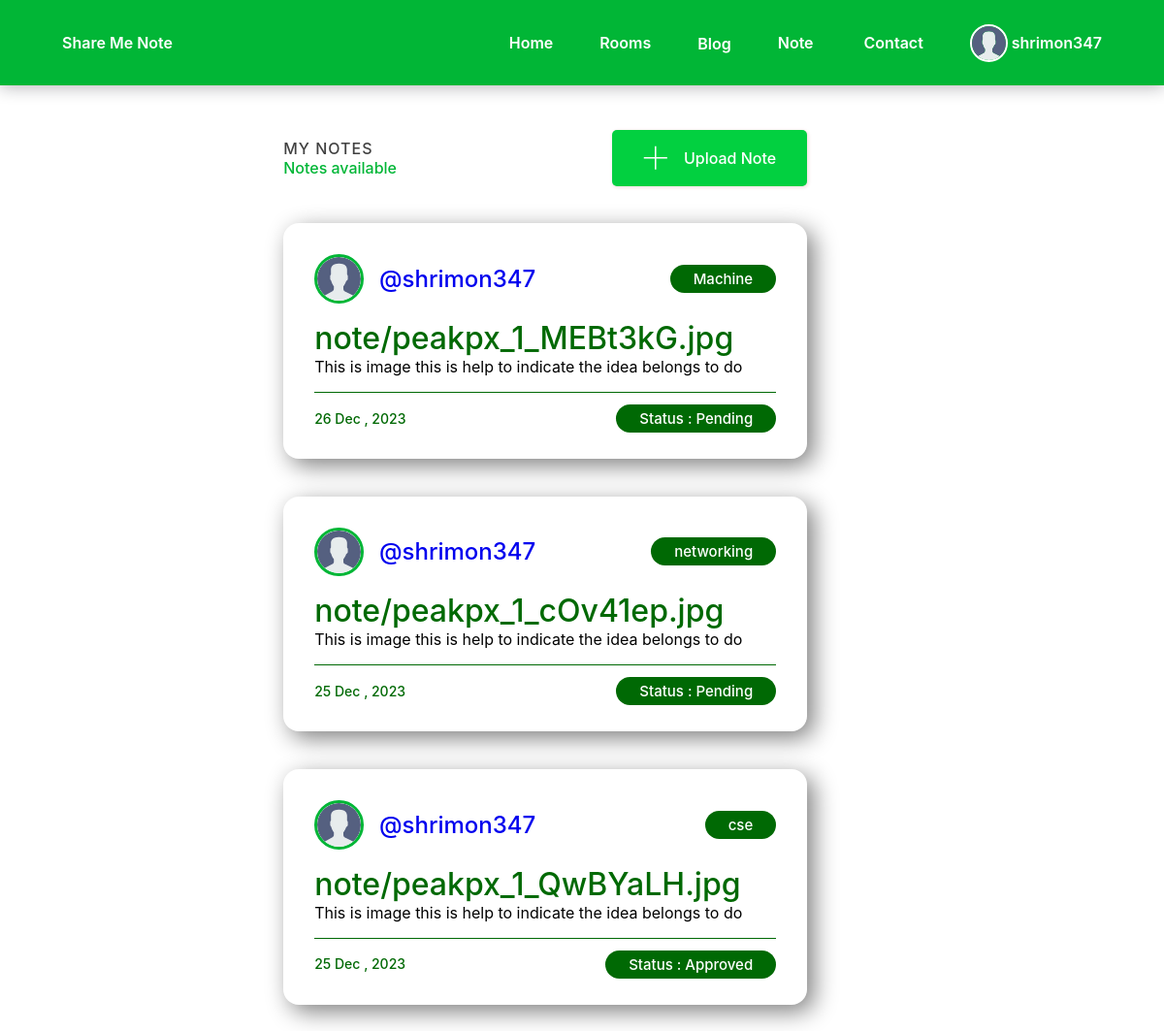
Screenshot of /my_notes/ (signed in) with the database file from the repository.
### base/models.py (models this page shows)
class User(AbstractUser):
    name = models.CharField(max_length=200, null=True)
    email = models.EmailField(unique=True, null=True)
    bio = models.TextField(null=True)
    follows = models.ManyToManyField("self", related_name="followed_by", symmetrical=False, blank=True)
    avatar = models.ImageField(null=True, default="avatar.svg")
    USERNAME_FIELD = 'email'
    REQUIRED_FIELDS = []

### note/models.py (models this page shows)
class Notes(models.Model):
    user = models.ForeignKey(User,on_delete=models.CASCADE)
    uploadingdate = models.DateField()
    branch = models.CharField(max_length=30,  choices = BRANCH_CHOICES, default = 'CSE')
    subject = models.CharField(max_length=30)
    notesfile = models.FileField(null=True,upload_to='note')
    filetype = models.CharField(max_length=30, choices = FILETYPE_CHOICES, default = 'pdf')
    description = models.CharField(max_length=200, null=True)
    status = models.BooleanField('Approved', default = False)
    update = models.DateTimeField(auto_now=True)
    created = models.DateTimeField(auto_now_add=True)
    class Meta:
        ordering = ['-update', '-created']
    def __str__(self):
        return self.subject

### note/views.py (the view)
# urls.py: path('my_notes/', views.my_notes, name="my_notes"),
def my_notes(request):
    if not request.user.is_authenticated:
        return redirect('login')
    user = User.objects.get(id=request.user.id)
    notes = Notes.objects.filter(user=user)
    print(notes)
    context = {'notes':notes}
    return render(request, 'note/my_notes.html',context)

### note/templates/note/my_notes.html (shortened to what this page needs)
{% extends 'main.html' %} {% block content %}
<main class="layout layout--3">
  <div class="container">
    <div class="roomList">
      <div class="roomList__header">
        <div>
          <h2>MY Notes</h2>
          <p>{{room_count}} Notes available</p>
        </div>
        <a class="btn btn--main" href="{% url 'upload_notes' %}">
          <svg
            version="1.1"
            xmlns="http://www.w3.org/2000/svg"
            width="32"
            height="32"
            viewBox="0 0 32 32"
          >
            <title>add</title>
            <path
              d="M16.943 0.943h-1.885v14.115h-14.115v1.885h14.115v14.115h1.885v-14.115h14.115v-1.885h-14.115v-14.115z"
            ></path>
          </svg>
          Upload Note
        </a>
      </div>
      {% for note in notes%}
      <div class="roomListRoom">
        <div class="roomListRoom__header">
          <a
            href="{% url 'user-profile' note.user.username %}"
            class="roomListRoom__author"
          >
            <div class="avatar avatar--small">
              <img src="{{note.user.avatar.url}}" />
            </div>
            <span>@{{note.user.username}}</span>
          </a>
          <div class="roomListRoom__actions">
            <span class="roomListRoom__topic" style="font-size:15px">{{note.subject}}</span>
          </div>
        </div>
        <div class="roomListRoom__content">
          <a href="{{note.notesfile.url}}" download>{{note.notesfile}}</a>
          <br />
          <p>{{note.description}}</p>
        </div>
        <div class="roomListRoom__meta">
          <div class="roomListRoom__joined">
            <span style="font-size:14px">{{note.created|date:"d M , Y"}}</span>
          </div>
          <div>
            {% if note.status %}
            <span class="roomListRoom__topic" style="font-size:15px">Status : Approved</span>
            {% else %}
            <span class="roomListRoom__topic" style="font-size:15px">Status : Pending</span>
            {% endif %}
          </div>
        </div>
      </div>
      {% endfor %}
    </div>
  </div>
</main>
{% endblock %}

### templates/navbar.html (shortened to what this page needs)
{% load static %}
<header class="header">
  <nav class="nav container">
    <div class="nav__data">
      <a href="{% url 'note' %}" class="nav__logo">
         Share Me Note
     </a>
    </div>
    <div class="nav__menu" id="nav-menu">
      <ul class="nav__list">
        <li><a href="{% url 'note' %}" class="nav__link">Home</a></li>
        <li><a href="{% url 'rooms' %}" class="nav__link">Rooms</a></li>
        <li class="dropdown__item">
          <div class="nav__link">
           <a style="color:white" href="{% url 'index' %}"> Blog </a>
          </div>
        </li>
        <li class="dropdown__item">
          <div class="nav__link">
            Note
          </div>
        </li>
        <li><a href="#" class="nav__link">Contact</a></li>
        {% if request.user.is_authenticated %}
        <li class="dropdown__item">
          <div class="nav__link">
            <div
              style="border-radius: 50%; border: 2px solid white"
              class="avatar avatar--medium active"
            >
              <img style="width:35px; height: 35px;" src="{{request.user.avatar.url}}" />
            </div>
            <a
              class="nav__link"
              style="color: white"
              href="{% url 'update-user' %}"
            >
              {{request.user.username}}
            </a>
          </div>
          {% endif %}
        </li>
      </ul>
    </div>
  </nav>
</header>

### rows the page displays
User: user.avatar (placeholder picture), user.username "shrimon347"
Notes: user.avatar (placeholder picture), user.username "shrimon347", subject "Machine", notesfile "note/peakpx_1_MEBt3kG.jpg", description "This is image this is help to indicate the idea belongs to do", created "26 Dec , 2023", status "Status : Pending"
Notes: user.avatar (placeholder picture), user.username "shrimon347", subject "networking", notesfile "note/peakpx_1_cOv41ep.jpg", description "This is image this is help to indicate the idea belongs to do", created "25 Dec , 2023", status "Status : Pending"
Notes: user.avatar (placeholder picture), user.username "shrimon347", subject "cse", notesfile "note/peakpx_1_QwBYaLH.jpg", description "This is image this is help to indicate the idea belongs to do", created "25 Dec , 2023", status "Status : Approved"
